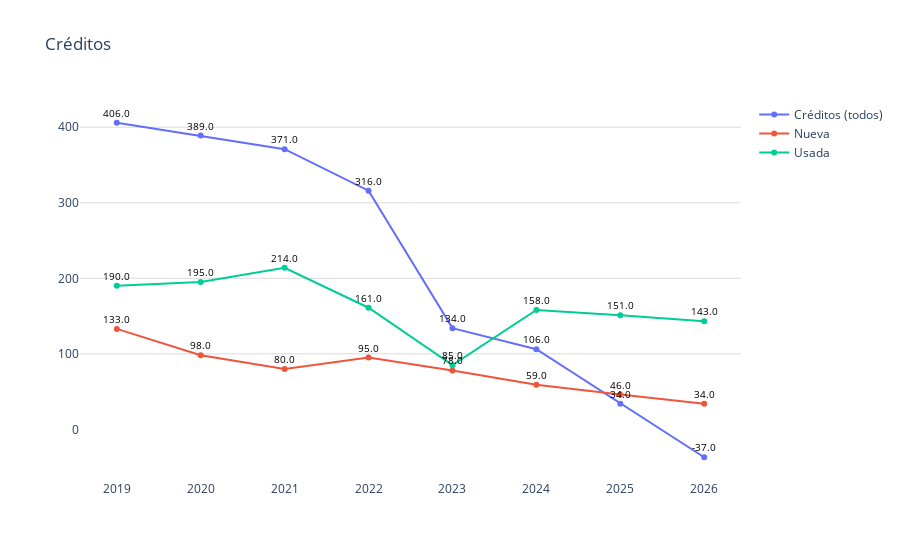

The code cell stored with this chart in its notebook:
### Code cell
conteo_tres_pachuca = pd.concat([
    total_conteo_pachuca,
    nueva_conteo_pachuca,
    usada_conteo_pachuca
])
# Datos
año = conteo_tres_pachuca['año']
modalidades = conteo_tres_pachuca['modalidad']
creditos = conteo_tres_pachuca['num_registros']

fig = go.Figure()
# Agregar líneas para cada modalidad
for modalidad in modalidades.unique():
    df_modalidad = conteo_tres_pachuca[conteo_tres_pachuca['modalidad'] == modalidad]
    fig.add_trace(go.Scatter(
        x=df_modalidad['año'],
        y=df_modalidad['num_registros'].apply(lambda x: float(x.replace(',', ''))),  # Usar los montos limpios
        mode='markers+lines',
        name=modalidad
    ))
fig.update_layout(
    title='Créditos',
    yaxis=dict(gridcolor='#dddcda'),
    plot_bgcolor='rgba(0,0,0,0)',  # Color de fondo del gráfico
)
for trace in fig.data:
    df_modalidad = conteo_tres_pachuca[conteo_tres_pachuca['modalidad'] == trace.name]
    for i, point in enumerate(trace.y):
        # No formatear el valor del monto como moneda
        fig.add_annotation(
            x=trace.x[i], 
            y=point, 
            text=f'{point}',  # Mostrar el valor simple del punto
            showarrow=False,
            font=dict(color='black', size=10),
            yshift=10
        )

# Exportar gráfica como archivo HTML
def guardar_grafico_como_html(fig, nombre_archivo, carpeta='assets/graficas'):
    # Crear la carpeta si no existe
    if not os.path.exists(carpeta):
        os.makedirs(carpeta)
    # Guardar la gráfica como archivo HTML en la carpeta especificada
    pio.write_html(fig, os.path.join(carpeta, f'{nombre_archivo}.html'))

# Exportar
guardar_grafico_como_html(fig, 'g_scatt_forecast_creditgral_cantidad', carpeta='assets/graficas')
fig.show()

### Figure 1 — Plotly figure (JSON) as saved in the notebook; plotly's stock layout.template omitted (floating-point values rounded to 4 significant figures)
{"data": [{"mode": "markers+lines", "name": "Créditos (todos)", "type": "scatter", "x": [2019, 2020, 2021, 2022, 2023, 2024, 2025, 2026], "y": [406, 389, 371, 316, 134, 106, 34, -37]}, {"mode": "markers+lines", "name": "Nueva", "type": "scatter", "x": [2019, 2020, 2021, 2022, 2023, 2024, 2025, 2026], "y": [133, 98, 80, 95, 78, 59, 46, 34]}, {"mode": "markers+lines", "name": "Usada", "type": "scatter", "x": [2019, 2020, 2021, 2022, 2023, 2024, 2025, 2026], "y": [190, 195, 214, 161, 85, 158, 151, 143]}], "layout": {"annotations": [{"font": {"color": "black", "size": 10}, "showarrow": false, "text": "406.0", "x": 2019, "y": 406, "yshift": 10}, {"font": {"color": "black", "size": 10}, "showarrow": false, "text": "389.0", "x": 2020, "y": 389, "yshift": 10}, {"font": {"color": "black", "size": 10}, "showarrow": false, "text": "371.0", "x": 2021, "y": 371, "yshift": 10}, {"font": {"color": "black", "size": 10}, "showarrow": false, "text": "316.0", "x": 2022, "y": 316, "yshift": 10}, {"font": {"color": "black", "size": 10}, "showarrow": false, "text": "134.0", "x": 2023, "y": 134, "yshift": 10}, {"font": {"color": "black", "size": 10}, "showarrow": false, "text": "106.0", "x": 2024, "y": 106, "yshift": 10}, {"font": {"color": "black", "size": 10}, "showarrow": false, "text": "34.0", "x": 2025, "y": 34, "yshift": 10}, {"font": {"color": "black", "size": 10}, "showarrow": false, "text": "-37.0", "x": 2026, "y": -37, "yshift": 10}, {"font": {"color": "black", "size": 10}, "showarrow": false, "text": "133.0", "x": 2019, "y": 133, "yshift": 10}, {"font": {"color": "black", "size": 10}, "showarrow": false, "text": "98.0", "x": 2020, "y": 98, "yshift": 10}, {"font": {"color": "black", "size": 10}, "showarrow": false, "text": "80.0", "x": 2021, "y": 80, "yshift": 10}, {"font": {"color": "black", "size": 10}, "showarrow": false, "text": "95.0", "x": 2022, "y": 95, "yshift": 10}, {"font": {"color": "black", "size": 10}, "showarrow": false, "text": "78.0", "x": 2023, "y": 78, "yshift": 10}, {"font": {"color": "black", "size": 10}, "showarrow": false, "text": "59.0", "x": 2024, "y": 59, "yshift": 10}, {"font": {"color": "black", "size": 10}, "showarrow": false, "text": "46.0", "x": 2025, "y": 46, "yshift": 10}, {"font": {"color": "black", "size": 10}, "showarrow": false, "text": "34.0", "x": 2026, "y": 34, "yshift": 10}, {"font": {"color": "black", "size": 10}, "showarrow": false, "text": "190.0", "x": 2019, "y": 190, "yshift": 10}, {"font": {"color": "black", "size": 10}, "showarrow": false, "text": "195.0", "x": 2020, "y": 195, "yshift": 10}, {"font": {"color": "black", "size": 10}, "showarrow": false, "text": "214.0", "x": 2021, "y": 214, "yshift": 10}, {"font": {"color": "black", "size": 10}, "showarrow": false, "text": "161.0", "x": 2022, "y": 161, "yshift": 10}, {"font": {"color": "black", "size": 10}, "showarrow": false, "text": "85.0", "x": 2023, "y": 85, "yshift": 10}, {"font": {"color": "black", "size": 10}, "showarrow": false, "text": "158.0", "x": 2024, "y": 158, "yshift": 10}, {"font": {"color": "black", "size": 10}, "showarrow": false, "text": "151.0", "x": 2025, "y": 151, "yshift": 10}, {"font": {"color": "black", "size": 10}, "showarrow": false, "text": "143.0", "x": 2026, "y": 143, "yshift": 10}], "plot_bgcolor": "rgba(0,0,0,0)", "title": {"text": "Créditos"}, "yaxis": {"gridcolor": "#dddcda"}}}
